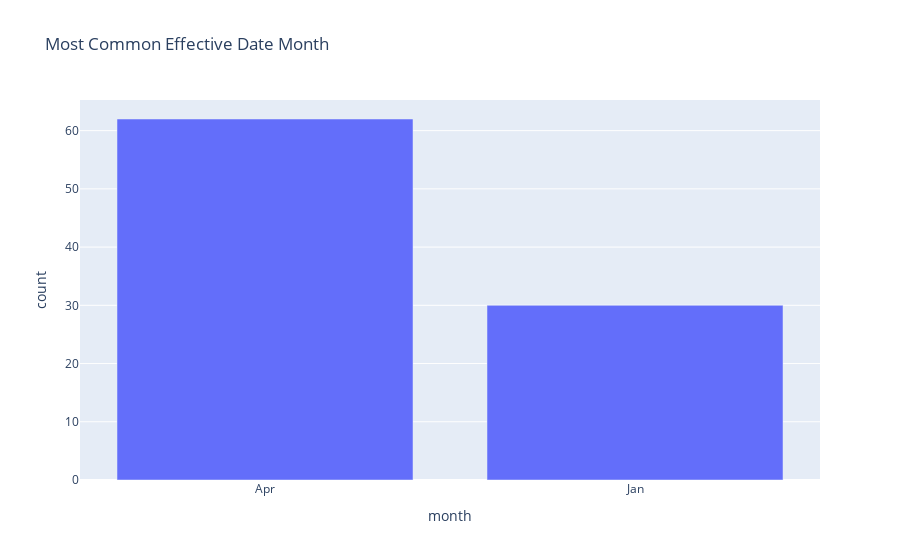

The code cell stored with this chart in its notebook:
### Code cell
output = ask("hi", chat)
print(output.text)

### Figure 1 — Plotly figure (JSON) as saved in the notebook; plotly's stock layout.template omitted (floating-point values rounded to 4 significant figures)
{"data": [{"alignmentgroup": "True", "hovertemplate": "month=%{x}<br>count=%{y}<extra></extra>", "legendgroup": "", "marker": {"color": "#636efa", "pattern": {"shape": ""}}, "name": "", "offsetgroup": "", "orientation": "v", "showlegend": false, "textposition": "auto", "type": "bar", "x": ["Apr", "Jan"], "xaxis": "x", "y": [62, 30], "yaxis": "y"}], "layout": {"barmode": "relative", "legend": {"tracegroupgap": 0}, "title": {"text": "Most Common Effective Date Month"}, "xaxis": {"anchor": "y", "domain": [0, 1], "title": {"text": "month"}}, "yaxis": {"anchor": "x", "domain": [0, 1], "title": {"text": "count"}}}}
